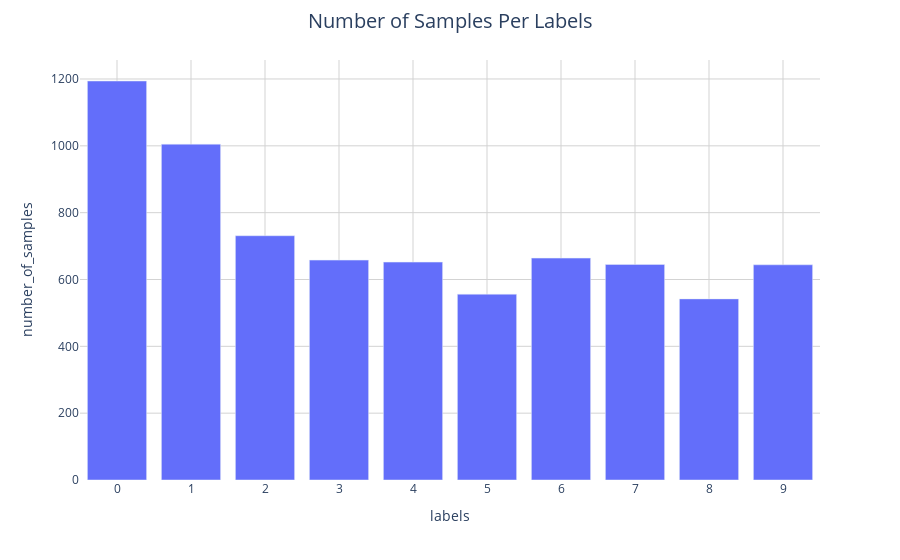

The notebook cell saved with this chart:
### Code cell
train_label_distribution = train_data.iloc[:, 0].value_counts().sort_index()
train_label_distribution = pd.DataFrame(
    {
        "labels": train_label_distribution.index.astype(str),
        "number_of_samples": train_label_distribution.values
    }
)

fig = px.bar(
    train_label_distribution, x="labels", y="number_of_samples",
    labels=dict(y="number of samples"),
)
fig.update_layout(
    plot_bgcolor='white',
    xaxis=dict(showgrid=True, gridcolor='lightgray', zeroline=False),  # Show x-axis grid
    yaxis=dict(showgrid=True, gridcolor='lightgray', zeroline=False),  # Show y-axis grid
    title=dict(text="Number of Samples Per Labels", x=0.5, y=0.975, font=dict(size=20))
)
fig.show()

### Figure 1 — Plotly figure (JSON) as saved in the notebook; plotly's stock layout.template omitted (floating-point values rounded to 4 significant figures)
{"data": [{"alignmentgroup": "True", "hovertemplate": "labels=%{x}<br>number_of_samples=%{y}<extra></extra>", "legendgroup": "", "marker": {"color": "#636efa", "pattern": {"shape": ""}}, "name": "", "offsetgroup": "", "orientation": "v", "showlegend": false, "textposition": "auto", "type": "bar", "x": ["0", "1", "2", "3", "4", "5", "6", "7", "8", "9"], "xaxis": "x", "y": [1194, 1005, 731, 658, 652, 556, 664, 645, 542, 644], "yaxis": "y"}], "layout": {"barmode": "relative", "legend": {"tracegroupgap": 0}, "margin": {"t": 60}, "plot_bgcolor": "white", "title": {"font": {"size": 20}, "text": "Number of Samples Per Labels", "x": 0.5, "y": 0.975}, "xaxis": {"anchor": "y", "domain": [0, 1], "gridcolor": "lightgray", "showgrid": true, "title": {"text": "labels"}, "zeroline": false}, "yaxis": {"anchor": "x", "domain": [0, 1], "gridcolor": "lightgray", "showgrid": true, "title": {"text": "number_of_samples"}, "zeroline": false}}}
